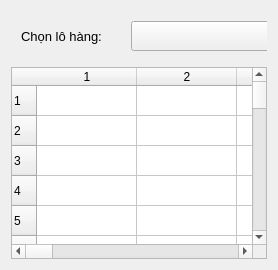
     <widget class="QWidget" name="tab_3">
      <attribute name="title">
       <string>Xem kết quả kiểm tra</string>
      </attribute>
      <layout class="QGridLayout" name="gridLayout">
       <item row="0" column="0">
        <widget class="QWidget" name="widget_4" native="true">
         <property name="minimumSize">
          <size>
           <width>0</width>
           <height>50</height>
          </size>
         </property>
         <property name="styleSheet">
          <string notr="true"/>
         </property>
         <widget class="QComboBox" name="category2">
          <property name="geometry">
           <rect>
            <x>120</x>
            <y>10</y>
            <width>350</width>
            <height>30</height>
           </rect>
          </property>
          <property name="font">
           <font>
            <pointsize>10</pointsize>
           </font>
          </property>
          <property name="styleSheet">
           <string notr="true">padding-left: 20px;
padding-right: 20px;
</string>
          </property>
         </widget>
         <widget class="QLabel" name="label_40">
          <property name="geometry">
           <rect>
            <x>10</x>
            <y>10</y>
            <width>91</width>
            <height>30</height>
           </rect>
          </property>
          <property name="font">
           <font>
            <pointsize>10</pointsize>
           </font>
          </property>
          <property name="styleSheet">
           <string notr="true">border: None</string>
          </property>
          <property name="text">
           <string>Chọn lô hàng:</string>
          </property>
         </widget>
         <widget class="QPushButton" name="export_excel_btn">
          <property name="geometry">
           <rect>
            <x>845</x>
            <y>10</y>
            <width>100</width>
            <height>30</height>
           </rect>
          </property>
          <property name="font">
           <font>
            <pointsize>10</pointsize>
           </font>
          </property>
          <property name="styleSheet">
           <string notr="true">margin: 1px; 
                padding: 7px; 
                background-color: #003399; 
                color: #ffffff;
                border-style: solid; 
                border-radius: 3px; 
                border-width: 0.5px; 
                border-color: rgba(0,230,255,255);</string>
          </property>
          <property name="text">
           <string>Export Excel</string>
          </property>
         </widget>
         <widget class="QPushButton" name="del_data_btn">
          <property name="geometry">
           <rect>
            <x>730</x>
            <y>10</y>
            <width>100</width>
            <height>30</height>
           </rect>
          </property>
          <property name="font">
           <font>
            <pointsize>10</pointsize>
           </font>
          </property>
          <property name="styleSheet">
           <string notr="true">margin: 1px; 
                padding: 7px; 
                background-color: #003399; 
                color: #ffffff;
                border-style: solid; 
                border-radius: 3px; 
                border-width: 0.5px; 
                border-color: rgba(0,230,255,255);</string>
          </property>
          <property name="text">
           <string>Xóa Bản Ghi</string>
          </property>
         </widget>
         <widget class="QPushButton" name="save_data_btn">
          <property name="geometry">
           <rect>
            <x>615</x>
            <y>10</y>
            <width>100</width>
            <height>30</height>
           </rect>
          </property>
          <property name="font">
           <font>
            <pointsize>10</pointsize>
           </font>
          </property>
          <property name="styleSheet">
           <string notr="true">margin: 1px; 
                padding: 7px; 
                background-color: #003399; 
                color: #ffffff;
                border-style: solid; 
                border-radius: 3px; 
                border-width: 0.5px; 
                border-color: rgba(0,230,255,255);</string>
          </property>
          <property name="text">
           <string>Lưu kết quả</string>
          </property>
         </widget>
         <widget class="QPushButton" name="get_data_btn">
          <property name="geometry">
           <rect>
            <x>500</x>
            <y>10</y>
            <width>100</width>
            <height>30</height>
           </rect>
          </property>
          <property name="font">
           <font>
            <pointsize>10</pointsize>
           </font>
          </property>
          <property name="styleSheet">
           <string notr="true">margin: 1px; 
                padding: 7px; 
                background-color: #003399; 
                color: #ffffff;
                border-style: solid; 
                border-radius: 3px; 
                border-width: 0.5px; 
                border-color: rgba(0,230,255,255);</string>
          </property>
          <property name="text">
           <string>Xem lô hàng</string>
          </property>
         </widget>
        </widget>
       </item>
       <item row="1" column="0">
        <widget class="QTableWidget" name="test_data_table">
         <property name="rowCount">
          <number>100</number>
         </property>
         <row>
          <property name="text">
           <string>1</string>
          </property>
         </row>
         <row>
          <property name="text">
           <string>2</string>
          </property>
         </row>
         <row>
          <property name="text">
           <string>3</string>
          </property>
         </row>
         <row>
          <property name="text">
           <string>4</string>
          </property>
         </row>
         <row>
          <property name="text">
           <string>5</string>
          </property>
         </row>
         <row>
          <property name="text">
           <string>6</string>
          </property>
         </row>
         <row>
          <property name="text">
           <string>7</string>
          </property>
         </row>
         <row>
          <property name="text">
           <string>8</string>
          </property>
         </row>
         <row>
          <property name="text">
           <string>9</string>
          </property>
         </row>
         <row/>
         <row/>
         <row/>
         <row/>
         <row/>
         <row/>
         <row/>
         <row/>
         <row/>
         <row/>
         <row/>
         <row/>
         <row/>
         <row/>
         <row/>
         <row/>
         <row/>
         <row/>
         <row/>
         <row/>
         <row/>
         <row/>
         <row/>
         <row/>
         <row/>
         <row/>
         <row/>
         <row/>
         <row/>
         <row/>
         <row/>
         <row/>
         <row/>
         <row/>
         <row/>
         <row/>
         <row/>
         <row/>
         <row/>
         <row/>
         <row/>
         <row/>
         <row/>
         <row/>
         <row/>
         <row/>
         <row/>
         <row/>
         <row/>
         <row/>
         <row/>
         <row/>
         <row/>
         <row/>
         <row/>
         <row/>
         <row/>
         <row/>
         <row/>
         <row/>
         <row/>
         <row/>
         <row/>
         <row/>
         <row/>
         <row/>
         <row/>
         <row/>
         <row/>
         <row/>
         <row/>
         <row/>
         <row/>
         <row/>
         <row/>
         <row/>
         <row/>
         <row/>
         <row/>
         <row/>
         <row/>
         <row/>
         <row/>
         <row/>
         <row/>
         <row/>
         <row/>
         <row/>
         <row/>
         <row/>
         <row/>
         <column>
          <property name="text">
           <string>1</string>
          </property>
         </column>
         <column>
          <property name="text">
           <string>2</string>
          </property>
         </column>
         <column>
          <property name="text">
           <string>3</string>
          </property>
         </column>
         <column>
          <property name="text">
           <string>4</string>
          </property>
         </column>
         <column>
          <property name="text">
           <string>5</string>
          </property>
         </column>
         <column>
          <property name="text">
           <string>6</string>
          </property>
         </column>
         <column>
          <property name="text">
           <string>7</string>
          </property>
         </column>
         <column>
          <property name="text">
           <string>8</string>
          </property>
         </column>
         <column>
          <property name="text">
           <string>9</string>
          </property>
         </column>
         <column>
          <property name="text">
           <string>10</string>
          </property>
         </column>
         <column>
          <property name="text">
           <string>11</string>
          </property>
         </column>
         <column>
          <property name="text">
           <string>12</string>
          </property>
         </column>
         <column>
          <property name="text">
           <string>13</string>
          </property>
         </column>
         <column>
          <property name="text">
           <string>14</string>
          </property>
         </column>
         <column>
          <property name="text">
           <string>15</string>
          </property>
         </column>
         <column>
          <property name="text">
           <string>16</string>
          </property>
         </column>
         <column>
          <property name="text">
           <string>17</string>
          </property>
         </column>
         <column>
          <property name="text">
           <string>18</string>
          </property>
         </column>
         <column>
          <property name="text">
           <string>19</string>
          </property>
         </column>
         <column>
          <property name="text">
           <string>20</string>
          </property>
         </column>
         <column>
          <property name="text">
           <string>21</string>
          </property>
         </column>
         <column>
          <property name="text">
           <string>22</string>
          </property>
         </column>
         <column>
          <property name="text">
           <string>23</string>
          </property>
         </column>
         <column>
          <property name="text">
           <string>23</string>
          </property>
         </column>
         <column>
          <property name="text">
           <string>25</string>
          </property>
         </column>
         <column>
          <property name="text">
           <string>26</string>
          </property>
         </column>
         <column>
          <property name="text">
           <string>27</string>
          </property>
         </column>
         <column>
          <property name="text">
           <string>28</string>
          </property>
         </column>
         <column>
          <property name="text">
           <string>29</string>
          </property>
         </column>
         <column>
          <property name="text">
           <string>30</string>
          </property>
         </column>
         <column>
          <property name="text">
           <string>31</string>
          </property>
         </column>
         <column>
          <property name="text">
           <string>32</string>
          </property>
         </column>
         <column>
          <property name="text">
           <string>33</string>
          </property>
         </column>
         <column>
          <property name="text">
           <string>34</string>
          </property>
         </column>
        </widget>
       </item>
      </layout>
     </widget>
